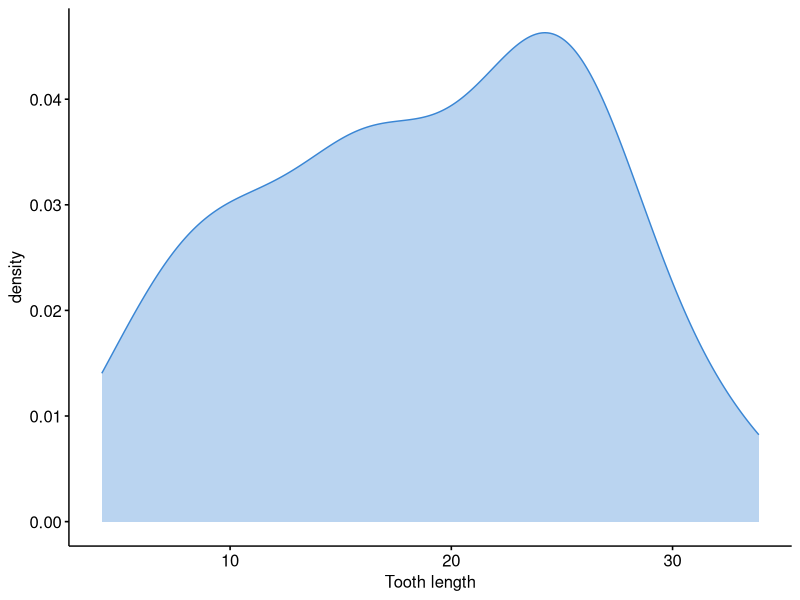
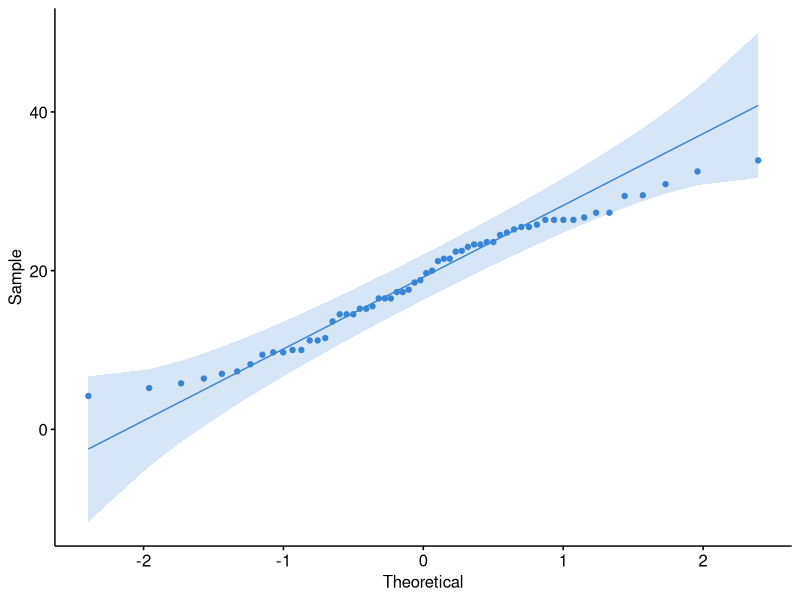
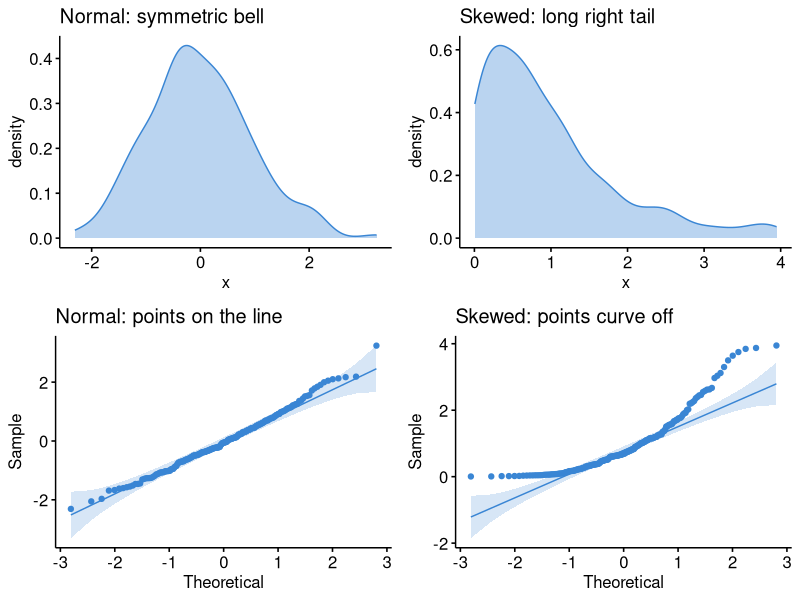

Generate these figures, in order, with R:
# Datanovia
# Biostatistics
# Assumptions
# Normality Test in R: Shapiro-Wilk &  Q-Q plots
# https://www.datanovia.com/learn/biostatistics/assumptions/normality-test-in-r

# Packages ----

library(rstatix)
library(ggpubr)

# Visual methods ----

## Density plot ----

library(ggpubr)

ggdensity(ToothGrowth, x = "len", fill = "#3a86d4", alpha = 0.35,
          color = "#3a86d4", xlab = "Tooth length")

## Q-Q plot ----

ggqqplot(ToothGrowth, x = "len", color = "#3a86d4")

## Normal vs Skewed ----

set.seed(123)
normal.data <- rnorm(200)  # symmetric, normal
skewed.data <- rexp(200)   # right-skewed

ggarrange(
  ggdensity(normal.data, title = "Normal: symmetric bell",
            fill = "#3a86d4", alpha = 0.35, color = "#3a86d4"),
  ggdensity(skewed.data, title = "Skewed: long right tail",
            fill = "#3a86d4", alpha = 0.35, color = "#3a86d4"),
  ggqqplot(normal.data, title = "Normal: points on the line", color = "#3a86d4"),
  ggqqplot(skewed.data, title = "Skewed: points curve off", color = "#3a86d4"),
  ncol = 2, nrow = 2
)

# The Shapiro-Wilk test ----

ToothGrowth |> shapiro_test(len)

shapiro.test(ToothGrowth$len)

# Grouped and multiple variables

ToothGrowth |> 
  group_by(dose) |> 
  shapiro_test(len)

iris |> 
  shapiro_test(Sepal.Length, Petal.Width)
